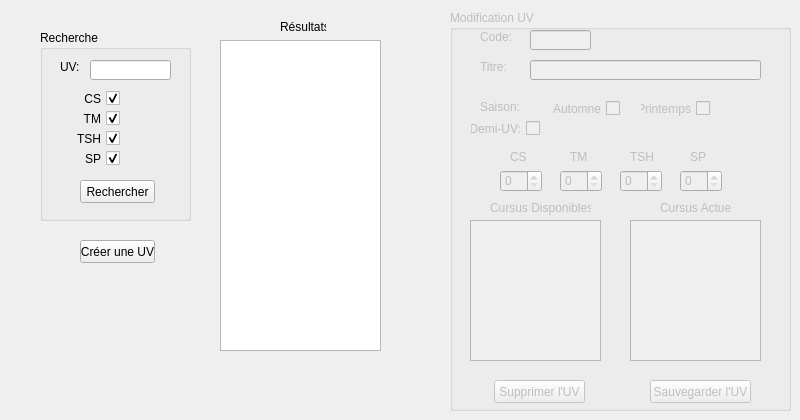
    <widget class="QWidget" name="Onglet_UV">
     <attribute name="title">
      <string>Administration des UVs</string>
     </attribute>
     <widget class="QGroupBox" name="Seek_UV_Group">
      <property name="geometry">
       <rect>
        <x>40</x>
        <y>30</y>
        <width>151</width>
        <height>191</height>
       </rect>
      </property>
      <property name="title">
       <string>Recherche</string>
      </property>
      <widget class="QCheckBox" name="Seek_UV_CS">
       <property name="geometry">
        <rect>
         <x>10</x>
         <y>60</y>
         <width>70</width>
         <height>17</height>
        </rect>
       </property>
       <property name="layoutDirection">
        <enum>Qt::RightToLeft</enum>
       </property>
       <property name="text">
        <string>CS</string>
       </property>
       <property name="checked">
        <bool>true</bool>
       </property>
       <property name="tristate">
        <bool>false</bool>
       </property>
      </widget>
      <widget class="QLineEdit" name="Seek_UV_Code">
       <property name="geometry">
        <rect>
         <x>50</x>
         <y>30</y>
         <width>81</width>
         <height>20</height>
        </rect>
       </property>
      </widget>
      <widget class="QCheckBox" name="Seek_UV_TSH">
       <property name="geometry">
        <rect>
         <x>10</x>
         <y>100</y>
         <width>70</width>
         <height>17</height>
        </rect>
       </property>
       <property name="layoutDirection">
        <enum>Qt::RightToLeft</enum>
       </property>
       <property name="text">
        <string>TSH</string>
       </property>
       <property name="checked">
        <bool>true</bool>
       </property>
      </widget>
      <widget class="QCheckBox" name="Seek_UV_SP">
       <property name="geometry">
        <rect>
         <x>10</x>
         <y>120</y>
         <width>70</width>
         <height>17</height>
        </rect>
       </property>
       <property name="layoutDirection">
        <enum>Qt::RightToLeft</enum>
       </property>
       <property name="text">
        <string>SP</string>
       </property>
       <property name="checked">
        <bool>true</bool>
       </property>
      </widget>
      <widget class="QCheckBox" name="Seek_UV_TM">
       <property name="geometry">
        <rect>
         <x>10</x>
         <y>80</y>
         <width>70</width>
         <height>17</height>
        </rect>
       </property>
       <property name="layoutDirection">
        <enum>Qt::RightToLeft</enum>
       </property>
       <property name="text">
        <string>TM</string>
       </property>
       <property name="checked">
        <bool>true</bool>
       </property>
      </widget>
      <widget class="QPushButton" name="Seek_UV_Submit">
       <property name="geometry">
        <rect>
         <x>40</x>
         <y>150</y>
         <width>75</width>
         <height>23</height>
        </rect>
       </property>
       <property name="text">
        <string>Rechercher</string>
       </property>
      </widget>
      <widget class="QLabel" name="Seek_UV_Label1">
       <property name="geometry">
        <rect>
         <x>20</x>
         <y>30</y>
         <width>46</width>
         <height>13</height>
        </rect>
       </property>
       <property name="text">
        <string>UV:</string>
       </property>
      </widget>
     </widget>
     <widget class="QLabel" name="Print_UV_Label1">
      <property name="geometry">
       <rect>
        <x>280</x>
        <y>20</y>
        <width>46</width>
        <height>13</height>
       </rect>
      </property>
      <property name="text">
       <string>Résultats</string>
      </property>
     </widget>
     <widget class="QGroupBox" name="Edit_UV_Group">
      <property name="enabled">
       <bool>false</bool>
      </property>
      <property name="geometry">
       <rect>
        <x>450</x>
        <y>10</y>
        <width>341</width>
        <height>401</height>
       </rect>
      </property>
      <property name="title">
       <string>Modification UV</string>
      </property>
      <widget class="QLineEdit" name="Edit_UV_Code">
       <property name="geometry">
        <rect>
         <x>80</x>
         <y>20</y>
         <width>61</width>
         <height>20</height>
        </rect>
       </property>
       <property name="dragEnabled">
        <bool>false</bool>
       </property>
      </widget>
      <widget class="QLabel" name="Edit_UV_Label1">
       <property name="geometry">
        <rect>
         <x>30</x>
         <y>20</y>
         <width>46</width>
         <height>13</height>
        </rect>
       </property>
       <property name="text">
        <string>Code:</string>
       </property>
      </widget>
      <widget class="QLabel" name="Edit_UV_Label2">
       <property name="geometry">
        <rect>
         <x>30</x>
         <y>50</y>
         <width>46</width>
         <height>13</height>
        </rect>
       </property>
       <property name="text">
        <string>Titre:</string>
       </property>
      </widget>
      <widget class="QLineEdit" name="Edit_UV_Titre">
       <property name="geometry">
        <rect>
         <x>80</x>
         <y>50</y>
         <width>231</width>
         <height>20</height>
        </rect>
       </property>
       <property name="dragEnabled">
        <bool>false</bool>
       </property>
      </widget>
      <widget class="QLabel" name="Edit_UV_Label3">
       <property name="geometry">
        <rect>
         <x>30</x>
         <y>90</y>
         <width>46</width>
         <height>13</height>
        </rect>
       </property>
       <property name="text">
        <string>Saison:</string>
       </property>
      </widget>
      <widget class="QCheckBox" name="Edit_UV_Automne">
       <property name="geometry">
        <rect>
         <x>100</x>
         <y>90</y>
         <width>70</width>
         <height>17</height>
        </rect>
       </property>
       <property name="layoutDirection">
        <enum>Qt::RightToLeft</enum>
       </property>
       <property name="text">
        <string>Automne</string>
       </property>
      </widget>
      <widget class="QCheckBox" name="Edit_UV_Printemps">
       <property name="geometry">
        <rect>
         <x>190</x>
         <y>90</y>
         <width>70</width>
         <height>17</height>
        </rect>
       </property>
       <property name="layoutDirection">
        <enum>Qt::RightToLeft</enum>
       </property>
       <property name="text">
        <string>Printemps</string>
       </property>
      </widget>
      <widget class="QLabel" name="Edit_UV_Label4">
       <property name="geometry">
        <rect>
         <x>60</x>
         <y>140</y>
         <width>46</width>
         <height>13</height>
        </rect>
       </property>
       <property name="text">
        <string>CS</string>
       </property>
      </widget>
      <widget class="QSpinBox" name="Edit_UV_CS">
       <property name="geometry">
        <rect>
         <x>50</x>
         <y>160</y>
         <width>42</width>
         <height>22</height>
        </rect>
       </property>
      </widget>
      <widget class="QLabel" name="Edit_UV_Label5">
       <property name="geometry">
        <rect>
         <x>120</x>
         <y>140</y>
         <width>46</width>
         <height>13</height>
        </rect>
       </property>
       <property name="text">
        <string>TM</string>
       </property>
      </widget>
      <widget class="QSpinBox" name="Edit_UV_TM">
       <property name="geometry">
        <rect>
         <x>110</x>
         <y>160</y>
         <width>42</width>
         <height>22</height>
        </rect>
       </property>
      </widget>
      <widget class="QLabel" name="Edit_UV_Label6">
       <property name="geometry">
        <rect>
         <x>180</x>
         <y>140</y>
         <width>46</width>
         <height>13</height>
        </rect>
       </property>
       <property name="text">
        <string>TSH</string>
       </property>
      </widget>
      <widget class="QSpinBox" name="Edit_UV_TSH">
       <property name="geometry">
        <rect>
         <x>170</x>
         <y>160</y>
         <width>42</width>
         <height>22</height>
        </rect>
       </property>
      </widget>
      <widget class="QLabel" name="Edit_UV_Label7">
       <property name="geometry">
        <rect>
         <x>240</x>
         <y>140</y>
         <width>46</width>
         <height>13</height>
        </rect>
       </property>
       <property name="text">
        <string>SP</string>
       </property>
      </widget>
      <widget class="QSpinBox" name="Edit_UV_SP">
       <property name="geometry">
        <rect>
         <x>230</x>
         <y>160</y>
         <width>42</width>
         <height>22</height>
        </rect>
       </property>
      </widget>
      <widget class="QCheckBox" name="Edit_UV_DemiUV">
       <property name="geometry">
        <rect>
         <x>20</x>
         <y>110</y>
         <width>70</width>
         <height>17</height>
        </rect>
       </property>
       <property name="layoutDirection">
        <enum>Qt::RightToLeft</enum>
       </property>
       <property name="text">
        <string>Demi-UV:</string>
       </property>
      </widget>
      <widget class="QLabel" name="Edit_UV_Label8">
       <property name="geometry">
        <rect>
         <x>40</x>
         <y>190</y>
         <width>101</width>
         <height>16</height>
        </rect>
       </property>
       <property name="text">
        <string>Cursus Disponibles</string>
       </property>
      </widget>
      <widget class="QLabel" name="Edit_UV_Label9">
       <property name="geometry">
        <rect>
         <x>210</x>
         <y>190</y>
         <width>71</width>
         <height>16</height>
        </rect>
       </property>
       <property name="text">
        <string>Cursus Actuels</string>
       </property>
      </widget>
      <widget class="QPushButton" name="Delete_UV">
       <property name="geometry">
        <rect>
         <x>44</x>
         <y>370</y>
         <width>91</width>
         <height>23</height>
        </rect>
       </property>
       <property name="text">
        <string>Supprimer l'UV</string>
       </property>
      </widget>
      <widget class="QPushButton" name="Save_UV">
       <property name="geometry">
        <rect>
         <x>200</x>
         <y>370</y>
         <width>101</width>
         <height>23</height>
        </rect>
       </property>
       <property name="text">
        <string>Sauvegarder l'UV</string>
       </property>
      </widget>
      <widget class="QListWidget" name="Edit_UV_List1">
       <property name="geometry">
        <rect>
         <x>20</x>
         <y>210</y>
         <width>131</width>
         <height>141</height>
        </rect>
       </property>
       <property name="dragEnabled">
        <bool>true</bool>
       </property>
       <property name="dragDropMode">
        <enum>QAbstractItemView::DragDrop</enum>
       </property>
       <property name="defaultDropAction">
        <enum>Qt::MoveAction</enum>
       </property>
       <property name="selectionBehavior">
        <enum>QAbstractItemView::SelectRows</enum>
       </property>
      </widget>
      <widget class="QListWidget" name="Edit_UV_List2">
       <property name="geometry">
        <rect>
         <x>180</x>
         <y>210</y>
         <width>131</width>
         <height>141</height>
        </rect>
       </property>
       <property name="dragEnabled">
        <bool>true</bool>
       </property>
       <property name="dragDropMode">
        <enum>QAbstractItemView::DragDrop</enum>
       </property>
       <property name="defaultDropAction">
        <enum>Qt::MoveAction</enum>
       </property>
       <property name="selectionBehavior">
        <enum>QAbstractItemView::SelectRows</enum>
       </property>
      </widget>
     </widget>
     <widget class="QPushButton" name="Create_UV">
      <property name="geometry">
       <rect>
        <x>80</x>
        <y>240</y>
        <width>75</width>
        <height>23</height>
       </rect>
      </property>
      <property name="text">
       <string>Créer une UV</string>
      </property>
     </widget>
     <widget class="QListWidget" name="Print_UV_List">
      <property name="geometry">
       <rect>
        <x>220</x>
        <y>40</y>
        <width>161</width>
        <height>311</height>
       </rect>
      </property>
      <property name="showDropIndicator" stdset="0">
       <bool>false</bool>
      </property>
      <property name="dragEnabled">
       <bool>false</bool>
      </property>
      <property name="dragDropMode">
       <enum>QAbstractItemView::NoDragDrop</enum>
      </property>
     </widget>
    </widget>
